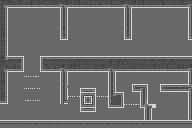

A 2D game scene composited from a Tiled map and its tileset images. What follows is a short description and the map's XML, with each tile layer's data collapsed to a summary:
An orthogonal 48x32 tile map with 4x4 px tiles, 3 tile layers (background, background, front layer), 4 hidden layers not drawn, 2 tilesets, 1 image layer and 47 objects (15x jumpable, 9x door, 4x trigger, 3x player, 3x button, ...).

<map version="1.4" tiledversion="1.4.2" orientation="orthogonal" renderorder="right-down" width="48" height="32" tilewidth="4" tileheight="4" infinite="0" nextlayerid="58" nextobjectid="272">
 <editorsettings>
  <export target="tenth_level.lua" format="lua" />
 </editorsettings>
 <tileset firstgid="1" source="../graphics/placeholder_tileset.tsx" />
 <tileset firstgid="65" source="../graphics/city_tileset.tsx" />
 <imagelayer id="6" name="grid">
  <image source="../images/64grid.png" width="1024" height="1024" />
 </imagelayer>
 <layer id="7" name="background" width="48" height="32">
  <data>[1536 cells, 1536 non-empty, 1 distinct tile ids]</data>
 </layer>
 <group id="5" name="r" visible="0">
  <layer id="1" name="background" width="48" height="32">
   <data>[1536 cells, 518 non-empty, 15 distinct tile ids]</data>
  </layer>
  <layer id="2" name="front layer" width="48" height="32">
   <data>[1536 cells, 67 non-empty, 11 distinct tile ids]</data>
  </layer>
  <objectgroup id="3" name="objects">
   <object id="41" type="trigger" x="0" y="104" width="1" height="16">
    <properties>
     <property name="target" value="eleven_level" />
     <property name="type" value="exit" />
    </properties>
   </object>
   <object id="92" type="door" x="124" y="40" width="4" height="16">
    <properties>
     <property name="left" type="bool" value="true" />
     <property name="open" type="bool" value="true" />
    </properties>
   </object>
   <object id="143" type="player" x="181" y="46">
    <point />
   </object>
   <object id="148" type="door" x="64" y="40" width="4" height="16">
    <properties>
     <property name="open" type="bool" value="true" />
    </properties>
   </object>
   <object id="252" type="button" x="68" y="76" width="8" height="8">
    <properties>
     <property name="link_" type="object" value="253" />
    </properties>
   </object>
   <object id="253" type="door" x="4" y="104" width="4" height="16" />
   <object id="263" type="switch" x="92" y="40" width="8" height="8">
    <properties>
     <property name="link_" type="object" value="148" />
     <property name="link_1" type="object" value="92" />
    </properties>
   </object>
  </objectgroup>
  <objectgroup id="4" name="solid">
   <object id="95" x="8" y="40">
    <polygon points="0,0 0,-32 52,-32 52,0 60,0 60,-32 116,-32 116,0 124,0 124,-32 180,-32 180,0 185,0 185,-40 -8,-40 -8,0" />
   </object>
   <object id="157" type="jumpable" x="24" y="76" width="16" height="4" />
   <object id="158" type="jumpable" x="24" y="88" width="16" height="4" />
   <object id="159" type="jumpable" x="24" y="100" width="16" height="4" />
   <object id="251" x="0" y="56">
    <polygon points="0,-16 8,-16 8,0 24,0 24,16 8,16 8,48 0,48 0,64 116,64 116,60 124,60 124,64 188,64 188,16 164,16 164,20 156,20 156,16 144,16 144,20 136,20 136,16 116,16 116,20 120,20 120,28 104,28 104,20 108,20 108,16 68,16 68,28 76,28 76,32 84,32 84,36 92,36 92,40 136,40 136,36 144,36 144,40 156,40 156,36 164,36 164,40 172,40 172,32 176,32 176,48 148,48 148,52 140,52 140,48 100,48 100,52 92,52 92,48 60,48 60,16 40,16 40,0 192,0 192,72 0,72 0,68 -3,64 -3,48 0,44" />
   </object>
   <object id="255" type="jumpable" x="176" y="100" width="12" height="4" />
   <object id="271" x="191" y="34" width="1" height="27" />
  </objectgroup>
 </group>
 <group id="53" name="g">
  <layer id="54" name="background" width="48" height="32">
   <data>[1536 cells, 520 non-empty, 17 distinct tile ids]</data>
  </layer>
  <layer id="55" name="front layer" width="48" height="32">
   <data>[1536 cells, 21 non-empty, 4 distinct tile ids]</data>
  </layer>
  <objectgroup id="56" name="objects">
   <object id="223" type="trigger" x="0" y="104" width="1" height="16">
    <properties>
     <property name="target" value="eleven_level" />
     <property name="type" value="exit" />
    </properties>
   </object>
   <object id="224" type="door" x="124" y="40" width="4" height="16">
    <properties>
     <property name="left" type="bool" value="true" />
     <property name="open" type="bool" value="true" />
    </properties>
   </object>
   <object id="225" type="player" x="181" y="46">
    <point />
   </object>
   <object id="226" type="door" x="64" y="40" width="4" height="16">
    <properties>
     <property name="open" type="bool" value="true" />
    </properties>
   </object>
   <object id="241" type="button" x="168" y="112" width="8" height="8">
    <properties>
     <property name="link_" type="object" value="243" />
    </properties>
   </object>
   <object id="243" type="door" x="4" y="104" width="4" height="16" />
   <object id="261" type="switch" x="104" y="40" width="8" height="8">
    <properties>
     <property name="link_" type="object" value="226" />
     <property name="link_1" type="object" value="224" />
    </properties>
   </object>
   <object id="267" type="trigger" x="73" y="98" width="1" height="22">
    <properties>
     <property name="need_sync" type="bool" value="true" />
     <property name="target" value="8" />
     <property name="type" value="dialog" />
    </properties>
   </object>
  </objectgroup>
  <objectgroup id="57" name="solid">
   <object id="228" x="8" y="40">
    <polygon points="0,0 0,-32 52,-32 52,0 60,0 60,-32 116,-32 116,0 124,0 124,-32 180,-32 180,0 185,0 185,-40 -8,-40 -8,0" />
   </object>
   <object id="231" type="jumpable" x="24" y="76" width="16" height="4" />
   <object id="232" type="jumpable" x="24" y="88" width="16" height="4" />
   <object id="233" type="jumpable" x="24" y="100" width="16" height="4" />
   <object id="244" x="80" y="88" width="16" height="24" />
   <object id="247" type="jumpable" x="68" y="96" width="12" height="4" />
   <object id="248" type="jumpable" x="124" y="104" width="16" height="4" />
   <object id="249" x="0" y="56">
    <polygon points="0,-16 8,-16 8,0 24,0 24,16 8,16 8,48 0,48 0,64 144,64 144,52 140,52 140,36 132,36 132,28 148,28 148,48 156,48 156,52 152,52 152,64 188,64 188,36 160,36 160,28 188,28 188,16 116,16 116,35.9631 124,36 124,52 108,52 108,16 68,16 68,48 60,48 60,16 40,16 40,0 192,0 192,72 0,72 0,68 -2,64 -2,48 0,44" />
   </object>
   <object id="265" type="jumpable" x="96" y="96" width="12" height="4" />
   <object id="270" x="191" y="34" width="1" height="27" />
  </objectgroup>
 </group>
 <group id="48" name="b" visible="0">
  <layer id="49" name="background" width="48" height="32">
   <data>[1536 cells, 516 non-empty, 14 distinct tile ids]</data>
  </layer>
  <layer id="50" name="front layer" width="48" height="32">
   <data>[1536 cells, 20 non-empty, 2 distinct tile ids]</data>
  </layer>
  <objectgroup id="51" name="objects">
   <object id="209" type="trigger" x="0" y="104" width="1" height="16">
    <properties>
     <property name="target" value="eleven_level" />
     <property name="type" value="exit" />
    </properties>
   </object>
   <object id="210" type="door" x="124" y="40" width="4" height="16">
    <properties>
     <property name="left" type="bool" value="true" />
     <property name="open" type="bool" value="true" />
    </properties>
   </object>
   <object id="211" type="player" x="181" y="46">
    <point />
   </object>
   <object id="212" type="door" x="64" y="40" width="4" height="16">
    <properties>
     <property name="open" type="bool" value="true" />
    </properties>
   </object>
   <object id="239" type="button" x="172" y="76" width="8" height="8">
    <properties>
     <property name="link_" type="object" value="240" />
    </properties>
   </object>
   <object id="240" type="door" x="4" y="104" width="4" height="16" />
   </objectgroup>
  <objectgroup id="52" name="solid">
   <!-- 8 objects omitted --></objectgroup>
 </group>
</map>
<!-- 9 of 47 objects omitted -->
